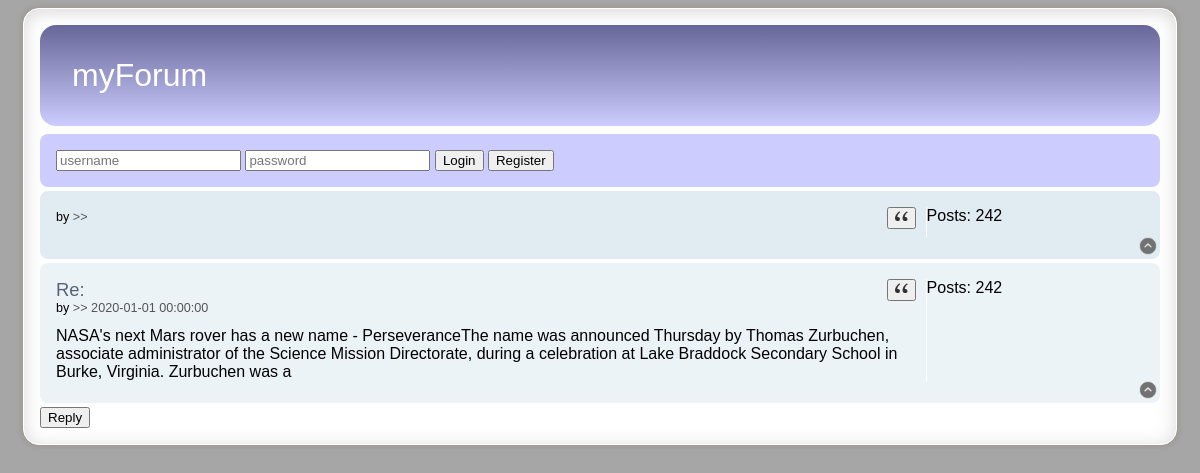
The page /subject.php on the database its author committed.
### tables this page shows
CREATE TABLE Posts (
PostID INT NOT NULL AUTO_INCREMENT,
AuthorID INT NOT NULL,
PostContent varchar(255) NOT NULL,
PRIMARY KEY (PostID)
);

### classes/mydb.class.php (the view, shortened to what this page needs)
<?php
class MyDB extends Dbh {
  private function drawPost($postID, $content, $author, $title, $created) {
    static $bg = "";
    $bg = ($bg == "bg1") ? "bg2" : "bg1";
    echo '
      <div id="post' . $postID . '" class="post ' . $bg . '">
        <div class="inner">
          <div class="columns">
            <div class="postbody">
              <div class="posthead">
    ';
    if ($postID == 0) {
      echo '
                <a href="#post0" class="title">' . $title . '</a>
      ';
    } else {
      echo '
                <a href="#post' . $postID . '" class="retitle">Re: ' . $title . '</a>
      ';
    }
    echo '
                <div class="postinfo">
                  by <a href="#" id="author_post' . $postID . '">' . $author . '</a>
                  <span> >> ' . $created . '</span>
                </div>
              </div>
              <button class="quote-button" onclick="replyButtonClickEvent(' . $postID . ')"><img src="/icons/double_quotation_mark.png"></button>
              <div id="post_content' . $postID . '" class="post_content">' . $content . '</div>
            </div>
            <div class="postprofile">
              <div>' . $author . '</div>
              <div>Posts: 242</div>
            </div>
          </div>
          <div class="back2top"><a class="top" href="#top"><img src="icons/angle-circle-arrow-up.png" style="width:18px;height:18px;"></a></div>
        </div>
      </div>
    ';
  }
  public function getDescription($subjectID) {
    $conn = $this->connect();
    $sql="SELECT * FROM Subjects WHERE SubjectID = '$subjectID'";
    $stmt = $conn->prepare($sql);
    $stmt->execute();
    $result = $stmt->fetch();
    $authorID = $result['AuthorID'];
    $sql="SELECT Username FROM Users WHERE UserID = '$authorID'";
    $stmt2 = $conn->prepare($sql);
    $stmt2->execute();
    $result2 = $stmt2->fetch();
    $author = $result2['Username'];
    $this->drawPost(0, $result['Content'], $author, $result['Title'], $result['Created']);
  }
  private function getTitle($subjectID) {
    $conn = $this->connect();
    $sql="SELECT * FROM Subjects WHERE SubjectID = '$subjectID'";
    $stmt = $conn->prepare($sql);
    $stmt->execute();
    $result = $stmt->fetch();
    return $result['Title'];
  }
  public function getPosts($subjectID) {
    $conn = $this->connect();
    $sql="SELECT * FROM Posts WHERE SubjectID = '$subjectID'";
    $stmt = $conn->prepare($sql);
    $stmt->execute();
    $result = $stmt->fetch();
    while ($result) {
      $authorID = $result['AuthorID'];
      $sql="SELECT Username FROM Users WHERE UserID = '$authorID'";
      $stmt2 = $conn->prepare($sql);
      $stmt2->execute();
      $result2 = $stmt2->fetch();
      $author = $result2['Username'];
      $this->drawPost($result['PostID'], $result['PostContent'], $author, $this->getTitle($subjectID), $result['Created']);
      $result = $stmt->fetch();
    }
  }
}
?>

### subject.php (shortened to what this page needs)
<!DOCTYPE html>
<html lang="en">
<head>
<link rel="stylesheet" type="text/css" href="/font/flaticon.css">
<link rel="stylesheet" type="text/css" href="/style/main.css">
</head>
<body>
<div class="main-container">
  <div id="forumhead"></div>
  <div id="user-info"></div>
  <div id="posts">
    <?php
      $subjectID = $_GET['id'];
      $myForumDB = new MyDB();
      $myForumDB->getDescription($subjectID);
      $myForumDB->getPosts($subjectID);
    ?>
  </div>
  <button onclick="replyButtonClickEvent('post')">Reply</button>
</div>
</body>
</html>

### style/main.css (style rules this page uses)
body { background-color: #a6a6a6; font-family: "Arial"; }
.post { border-radius: 0.5em; padding: 1em 1em 0em 1em; margin-bottom: 0.25em; }
.title, .retitle { text-decoration: none; color: #576178; }
.retitle { font-size: 1.15em; }
#posts { display: none; }
#forumhead { border-radius: 0.5em; margin-bottom: 0.25em; background-color: black; background-image: linear-gradient(#666699, #ccccff); font-size: 2em; padding: 1em 1em; color: #fff; }
.bg1 { background-color: #e1ebf2; }
.bg2 { background-color: #ecf3f7; }
.columns { display: flex; }
.postbody { flex: 4; }
.postprofile { flex: 1; border: 0.1em solid #ffffff; border-width: 0 0 0 0.1em; }
.back2top { overflow: auto; margin-right: -0.8em; }
.top { float: right; }
.posthead { display: inline-block; }
.subjectinfo span, .postinfo span { color: #555; }
.postinfo { font-size: 0.79em; margin-bottom: 1em; }
.quote-button { display: inline-block; float: right; margin-right: 10px; }
.quote-button img { width: 13px; height: 13px; }
.main-container { background-color: white; max-width: 70em; margin: auto; padding: 1em; border-radius: 1em; border: 0.1em solid white; box-shadow: 0 0 5px 2px #9D9A93, inset 0 3px 18px rgba(100, 100, 100, .25); }
#user-info { border-radius: 0.5em; padding: 1em 1em 1em 1em; margin-bottom: 0.25em; background-color: #ccccff; color: #3333ff; }

### rows shown on the page
posts: Created "2020-01-01 00:00:00", PostContent "NASA's next Mars rover has a new name - PerseveranceThe name was announced Thursday by Thomas Zurbuchen, associate administrator of the Science Mission Directorate, during a celebration at Lake Braddock Secondary School in Burke, Virginia. Zurbuchen was a"
